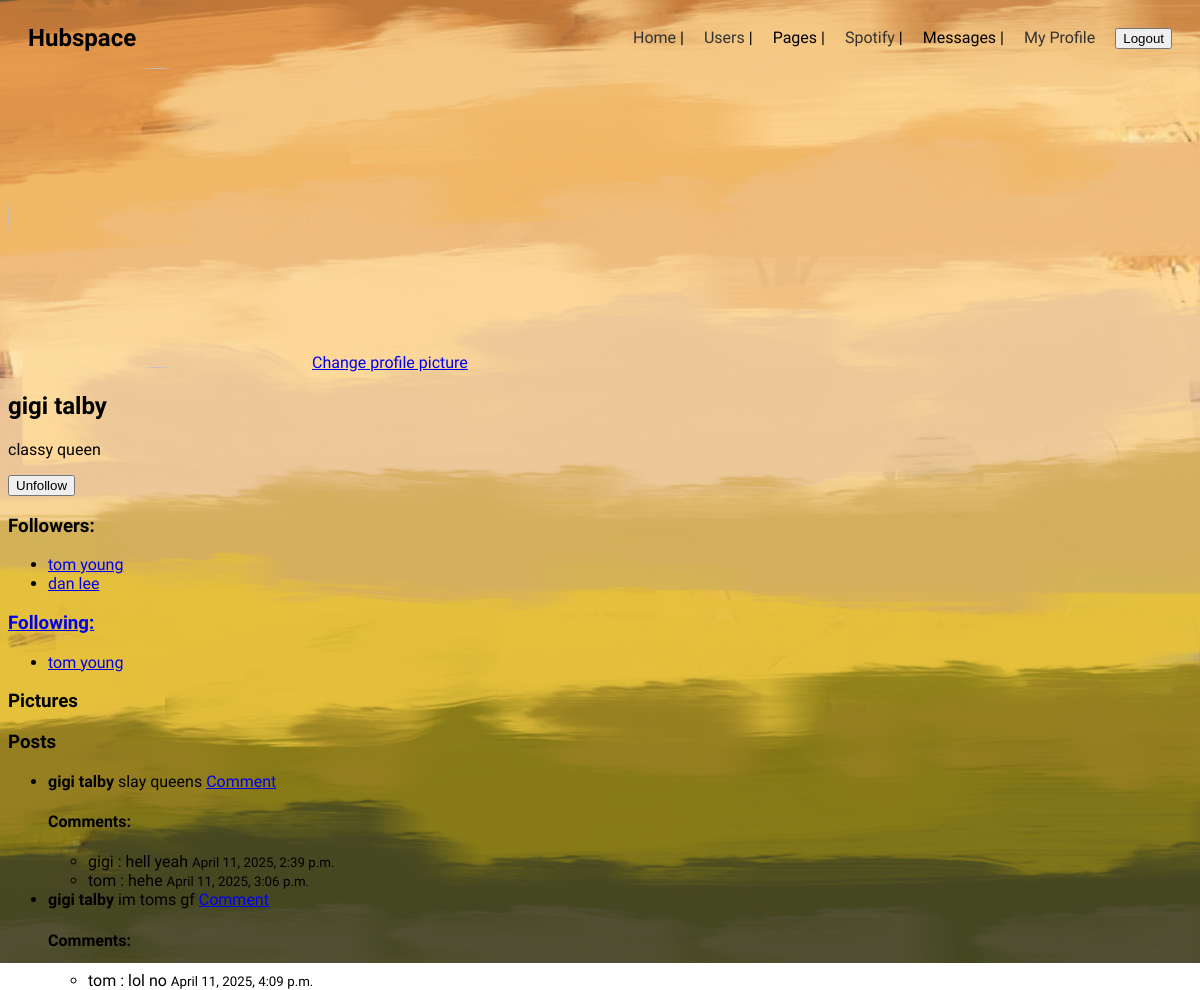
Page /hub/profile/3/ (signed in) on the earlier database version.
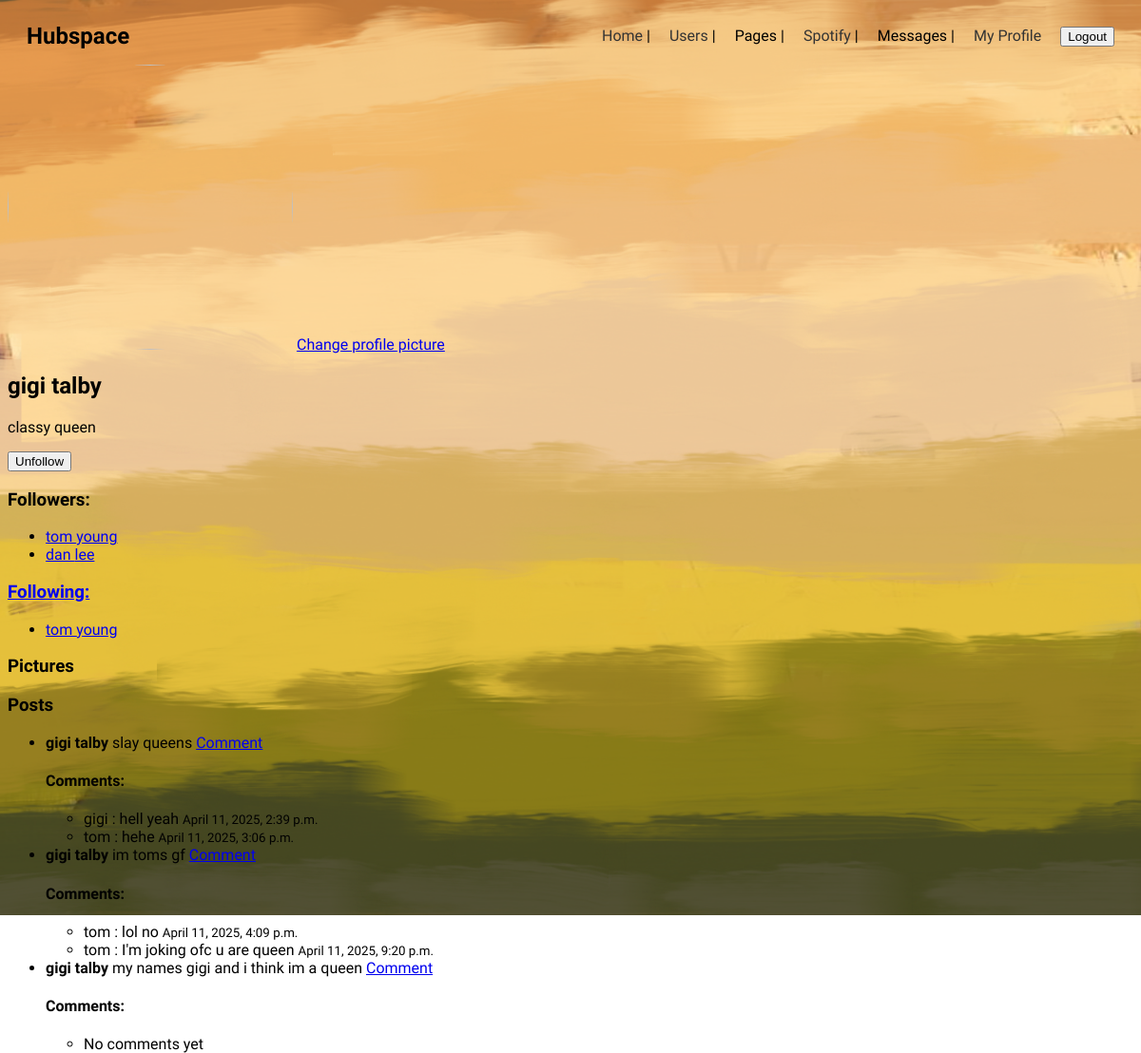
Same page on the later database version.
### hubspace/models.py (models this page shows, shortened)
class Profile(models.Model):
    user = models.OneToOneField(User, null = True, on_delete=models.CASCADE)
    username = models.CharField( max_length=10)
    firstName = models.CharField(max_length=10)
    lastName = models.CharField(max_length=10)
    birthDate = models.DateField()
    joindate = models.DateTimeField(auto_now_add = True)
    gender = models.BooleanField('male=true', default=True, blank=True)
    followers = models.ManyToManyField('self', related_name='following', symmetrical=False, blank=True)
    profilePicture = models.ForeignKey("Picture", on_delete=models.SET_NULL, null = True, blank = True, default=get_default_picture)
    biography = models.CharField(max_length=100)
    def __str__(self):
        return f"{self.firstName} {self.lastName}"
    def isfollowing(self, other_profile):
        return self.following.filter(id=other_profile.id).exists()

class Post(models.Model):
    text = models.CharField(max_length=200)
    author = models.ForeignKey(Profile, related_name='posts', on_delete=models.CASCADE)
    datePublished = models.DateTimeField(auto_now_add=True)
    page = models.ForeignKey(Page, on_delete=models.CASCADE, null=True, blank = True)

class Comment(models.Model):
    text = models.TextField()
    datepublished = models.DateTimeField(auto_now_add=True)
    author = models.ForeignKey(Profile, on_delete=models.CASCADE)
    post = models.ForeignKey(Post, related_name='comments', on_delete=models.CASCADE, blank=True)

### hubspace/views.py (the view)
# urls.py: path("profile/<int:id>/", views.profile_page, name='profile_page'),
@login_required
def profile_page(request, id):
    profile = get_object_or_404(Profile, id = id)
    is_following = request.user.profile.isfollowing(profile)
    posts = profile.posts.all()
    pictures = profile.pictures.all()
    context = {'profile' : profile, 'posts' : posts, 'pictures' : pictures, 'is_following' : is_following}
    return render(request, 'hubspace/profile.html', context)

### hubspace/templates/hubspace/profile.html (shortened to what this page needs)
{% extends "hubspace/base.html" %}
{% load static %}
{% block content %}
    <div class="profile-header">
        <img class="MainProfilePic" src="{{ profile.profilePicture.file.url }}">
            <a href="{% url 'hubspace:profile_pictures' profile.id %}">Change profile picture</a>
        <h2>{{profile.firstName}} {{profile.lastName}}</h2>
        <p>{{ profile.biography }}</p>
        {% if request.user.profile != profile %}
            {% if user.profile in profile.followers.all %}
                <form method="POST" action="{% url 'hubspace:unfollow_profile' profile.id %}">
                    <button type="submit">Unfollow</button>
                </form>
            {% else %}
                <form method="POST" action="{% url 'hubspace:follow_profile' profile.id %}">
                    {% csrf_token %}
                    <button type="submit">Follow</button>
                </form>
            {% endif %}
        {% endif %}
    </div>
    <h3>Followers:</h3>
    <ul>
    {% for follower in profile.followers.all %}
        <li><a href="{% url 'hubspace:profile_page' follower.id %}">{{ follower.firstName }} {{ follower.lastName }}</a></li>
    {% endfor %}
    </ul>
    <a href = "{% url 'hubspace:profile_pictures'}" >
        <h3>Following:</h3>
    </a>
    <ul>
    {% for following in profile.following.all %}
        <li><a href="{% url 'hubspace:profile_page' following.id %}">{{ following.firstName }} {{ following.lastName }}</a></li>
    </ul>
    <div class="profile-pictures=container">
        <h3>Pictures</h3>
    </div>
    <h3>Posts</h3>
    <ul>
        {% for post in posts %}
            <li>
                <strong>{{ post.author }}</strong>
                {{ post.text }}
                {% if user.is_authenticated %}
                    <a href="{% url 'hubspace:new_comment' profile.id post.id %}">Comment</a>
                {% endif %}
                <h4>Comments:</h4>
                <ul>
                    {% for comment in post.comments.all %}
                        <li> {{comment.author.firstName }} : {{ comment.text }} <small>{{ comment.datepublished }}</small></li>
                    {% empty %}
                        <li>No comments yet</li>
                    {% endfor %}
                </ul>
            </li>
        {% empty %}
            <li>No posts yet</li>
        {% endfor %}
    </ul>
{% endblock content %}

Differences in the rows shown:
added Comment: author.firstName "tom", text "I'm joking ofc u are queen", datepublished "April 11, 2025, 9:20 p.m.", shown under Post "im toms gf"
added Post: author "gigi talby", text "my names gigi and i think im a queen"
